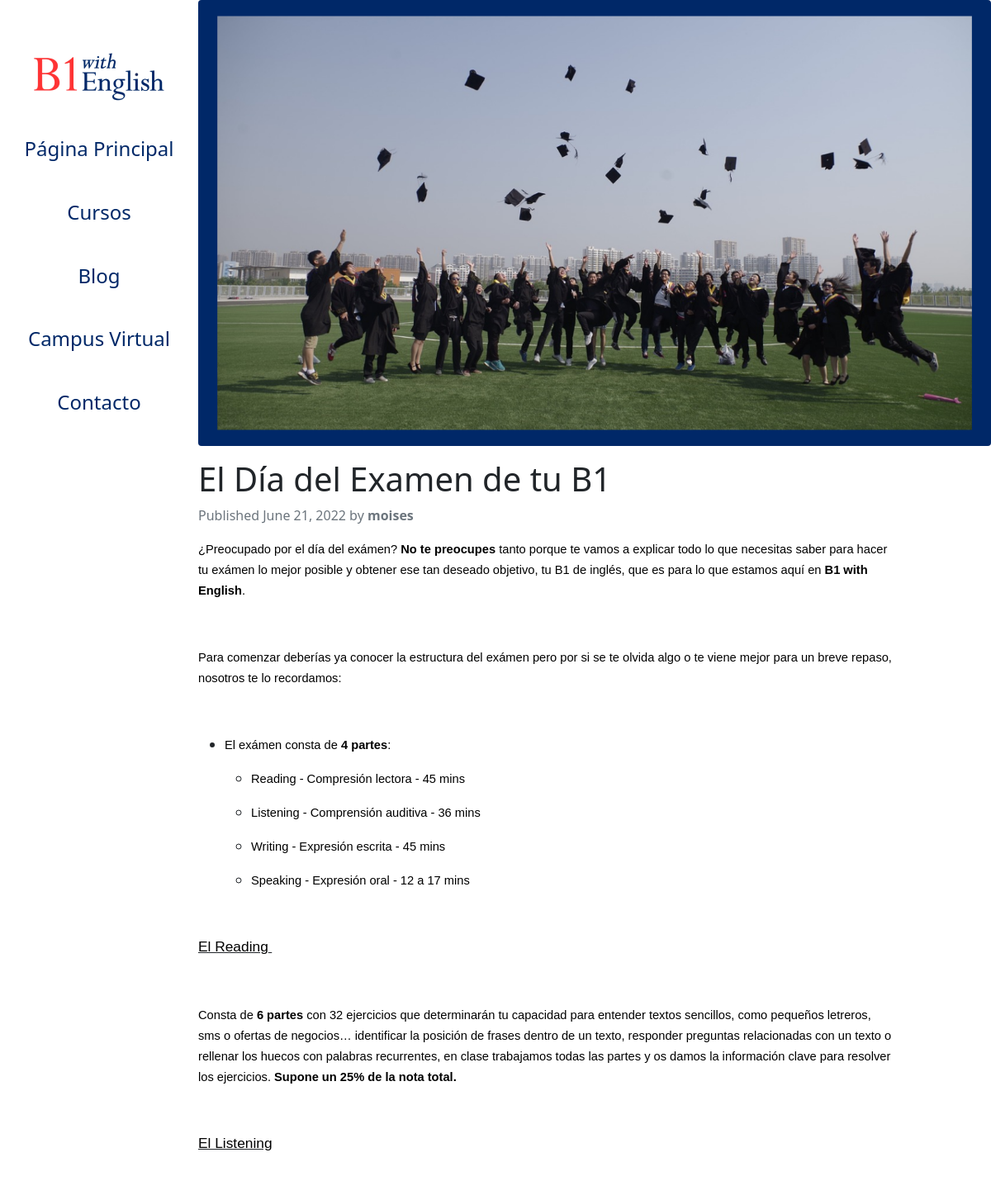
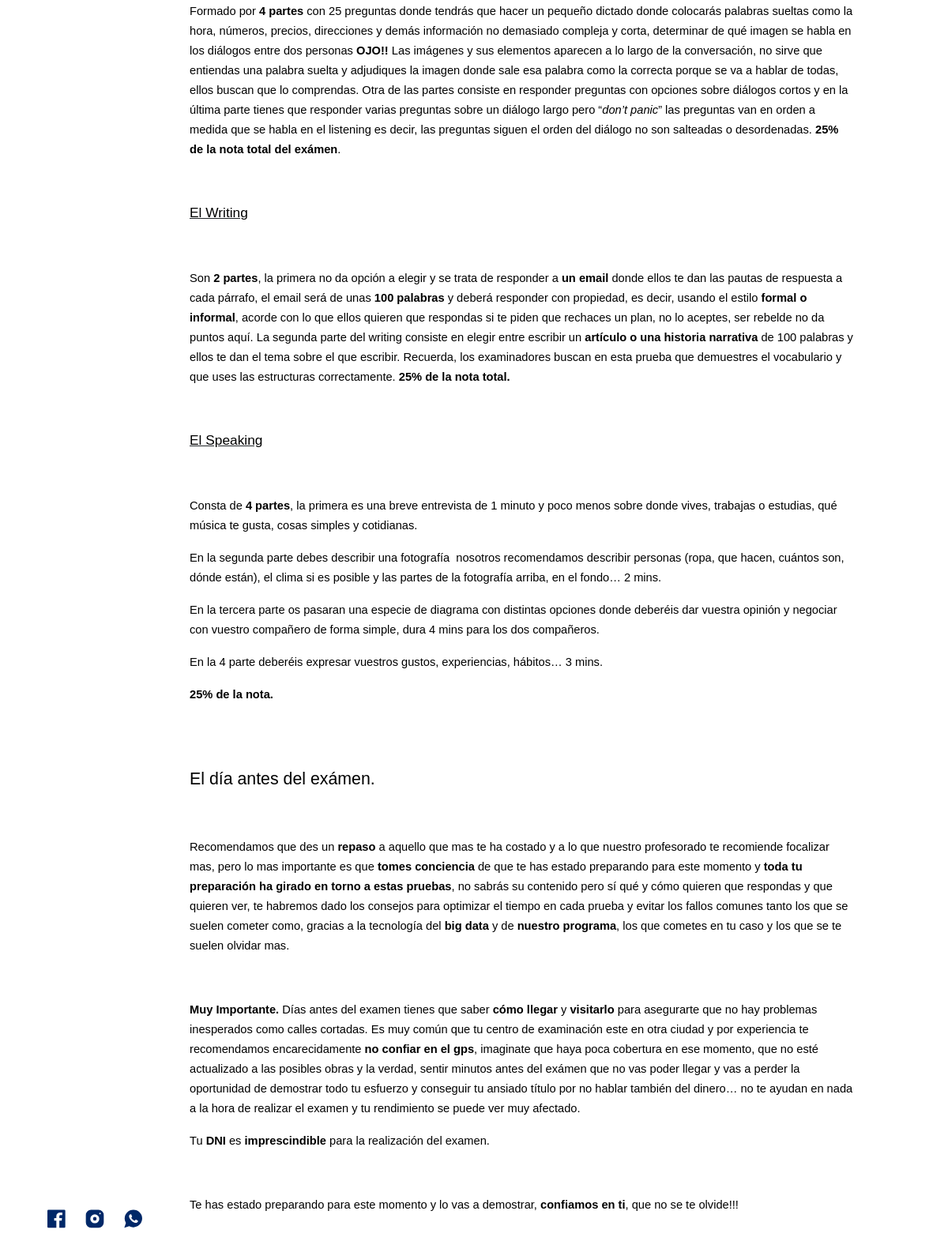
The app's page /el-dia-del-examen-de-tu-b1/ with its own data (2 pictures, top to bottom).
### Base/models.py (models this page shows, shortened)
class Post(models.Model):
    STATUS_CHOICES = (
    ('draft', 'Draft'),
    ('published', 'Published'),
    )
    title = models.CharField(max_length=250)
    slug = models.SlugField(max_length=250, unique_for_date='publish')
    author = models.ForeignKey(User,on_delete=models.CASCADE,related_name='Base_posts')
    body=RichTextUploadingField()
    image = models.ImageField(upload_to='featured_image/%Y/%m/%d/')
    publish = models.DateTimeField(default=timezone.now)
    created = models.DateTimeField(auto_now_add=True)
    updated = models.DateTimeField(auto_now=True)
    status = models.CharField(max_length=10,choices=STATUS_CHOICES,default='draft')
    class Meta:
        ordering = ('-publish',)
    objects = models.Manager() # The default manager.
    published = PublishedManager() # Our custom manager.

### Base/views.py (the view)
# urls.py: path('<slug:post>/',views.post_detail,name="post_detail"),
def post_detail(request, post):
    post=get_object_or_404(Post,slug=post,status='published')
    return render(request, 'post_detail.html',{'post':post})

### templates/post_detail.html (shortened to what this page needs)
{% extends 'main.html' %}
{% block content %}
<head>
    <link href="https://cdn.jsdelivr.net/npm/bootstrap@5.0.0-beta3/dist/css/bootstrap.min.css" rel="stylesheet">
</head>
    <article>
        <figure>
            <img src="{{ post.image.url }}" class="rounded" alt="{{post.title}}" style="margin-left: 20%;">
        </figure>
        <div class="mt-3">
            <h1>{{post.title}}</h1>
            <p class="text-muted">
                Published {{ post.publish.date }} by <strong>{{ post.author }}</strong>
            </p>
        </div>
        <div class="article-body">
            {{post.body|safe}}
        </div>
    </article>
{% endblock content %}

### templates/sidenavbar.html (style rules this page uses)
body { font-family: "Lato", sans-serif; }

### templates/post_detail.html (style rules this page uses)
.article-body { max-width: 70%; width: 100%; margin-left: 20%; }
.mt-3 { max-width: 70%; width: 100%; margin-left: 20%; }
article img { max-width: 80% !important; height: auto !important; border-radius: .25rem!important; }

### records on screen
Post: image (picture), title "El Día del Examen de tu B1", publish "June 21, 2022", author "moises", body "¿Preocupado por el día del exámen? No te preocupes tanto porque te vamos a explicar todo lo que necesitas saber para hacer tu exámen lo mejor posible y obtener ese tan deseado objetivo, tu B1 de inglés, que es para lo que estamos aquí en B1 with English . Para comenzar deberías ya conocer la estructura del exámen pero por si se te olvida algo o te viene mejor para un breve repaso, nosotros te lo recordamos: El exámen consta de 4 partes : Reading - Compresión lectora - 45 mins Listening - Comprensión auditiva - 36 mins Writing - Expresión escrita - 45 mins Speaking - Expresión oral - 12 a 17 mins El Reading Consta de 6 partes con 32 ejercicios que determinarán tu capacidad para entender…"
